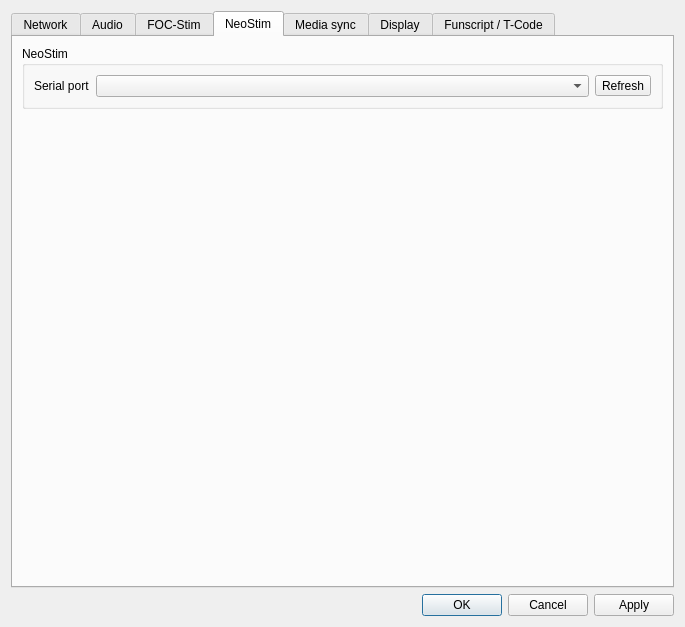
<?xml version="1.0" encoding="UTF-8"?>
<ui version="4.0">
 <class>PreferencesDialog</class>
 <widget class="QWidget" name="PreferencesDialog">
  <property name="geometry">
   <rect>
    <x>0</x>
    <y>0</y>
    <width>685</width>
    <height>627</height>
   </rect>
  </property>
  <property name="windowTitle">
   <string>Preferences</string>
  </property>
  <layout class="QVBoxLayout" name="verticalLayout">
   <item>
    <widget class="QTabWidget" name="tabWidget">
     <property name="currentIndex">
      <number>3</number>
     </property>
     <widget class="QWidget" name="tab_network">
      <attribute name="title">
       <string>Network</string>
      </attribute>
      <layout class="QVBoxLayout" name="verticalLayout_2">
       <item>
        <widget class="QGroupBox" name="gb_websocket_server">
         <property name="title">
          <string>Websocket server</string>
         </property>
         <property name="checkable">
          <bool>true</bool>
         </property>
         <layout class="QFormLayout" name="formLayout_4">
          <item row="0" column="0">
           <widget class="QLabel" name="label">
            <property name="text">
             <string>Port</string>
            </property>
           </widget>
          </item>
          <item row="1" column="0">
           <widget class="QLabel" name="label_6">
            <property name="text">
             <string>Localhost only</string>
            </property>
           </widget>
          </item>
          <item row="1" column="1">
           <widget class="QCheckBox" name="websocket_localhost_only">
            <property name="text">
             <string/>
            </property>
           </widget>
          </item>
          <item row="0" column="1">
           <widget class="QSpinBox" name="websocket_port">
            <property name="maximum">
             <number>65535</number>
            </property>
           </widget>
          </item>
         </layout>
        </widget>
       </item>
       <item>
        <widget class="QGroupBox" name="gb_tcp_server">
         <property name="title">
          <string>TCP server</string>
         </property>
         <property name="checkable">
          <bool>true</bool>
         </property>
         <layout class="QFormLayout" name="formLayout_2">
          <item row="0" column="0">
           <widget class="QLabel" name="label_3">
            <property name="text">
             <string>Port</string>
            </property>
           </widget>
          </item>
          <item row="1" column="0">
           <widget class="QLabel" name="label_10">
            <property name="text">
             <string>Localhost only</string>
            </property>
           </widget>
          </item>
          <item row="1" column="1">
           <widget class="QCheckBox" name="tcp_localhost_only">
            <property name="text">
             <string/>
            </property>
           </widget>
          </item>
          <item row="0" column="1">
           <widget class="QSpinBox" name="tcp_port">
            <property name="maximum">
             <number>65535</number>
            </property>
           </widget>
          </item>
         </layout>
        </widget>
       </item>
       <item>
        <widget class="QGroupBox" name="gb_udp_server">
         <property name="title">
          <string>UDP server</string>
         </property>
         <property name="flat">
          <bool>false</bool>
         </property>
         <property name="checkable">
          <bool>true</bool>
         </property>
         <layout class="QFormLayout" name="formLayout">
          <item row="0" column="0">
           <widget class="QLabel" name="label_4">
            <property name="text">
             <string>Port</string>
            </property>
           </widget>
          </item>
          <item row="1" column="0">
           <widget class="QLabel" name="label_11">
            <property name="text">
             <string>Localhost only</string>
            </property>
           </widget>
          </item>
          <item row="1" column="1">
           <widget class="QCheckBox" name="udp_localhost_only">
            <property name="text">
             <string/>
            </property>
           </widget>
          </item>
          <item row="0" column="1">
           <widget class="QSpinBox" name="udp_port">
            <property name="maximum">
             <number>65535</number>
            </property>
           </widget>
          </item>
         </layout>
        </widget>
       </item>
       <item>
        <widget class="QGroupBox" name="gb_serial">
         <property name="title">
          <string>Serial port</string>
         </property>
         <property name="checkable">
          <bool>true</bool>
         </property>
         <layout class="QFormLayout" name="formLayout_6">
          <item row="0" column="0">
           <widget class="QLabel" name="label_23">
            <property name="text">
             <string>COM port</string>
            </property>
           </widget>
          </item>
          <item row="1" column="0">
           <widget class="QLabel" name="label_24">
            <property name="text">
             <string>generate beta axis</string>
            </property>
           </widget>
          </item>
          <item row="1" column="1">
           <widget class="QCheckBox" name="serial_auto_expand">
            <property name="text">
             <string/>
            </property>
           </widget>
          </item>
          <item row="0" column="1">
           <widget class="QLineEdit" name="serial_port"/>
          </item>
         </layout>
        </widget>
       </item>
       <item>
        <widget class="QGroupBox" name="gb_buttplug_wsdm">
         <property name="title">
          <string>Buttplug (WSDM)</string>
         </property>
         <property name="checkable">
          <bool>true</bool>
         </property>
         <layout class="QFormLayout" name="formLayout_7">
          <item row="0" column="0">
           <widget class="QLabel" name="label_25">
            <property name="text">
             <string>address</string>
            </property>
           </widget>
          </item>
          <item row="0" column="1">
           <widget class="QLineEdit" name="buttplug_wsdm_address"/>
          </item>
          <item row="1" column="0">
           <widget class="QLabel" name="label_26">
            <property name="text">
             <string>generate beta axis</string>
            </property>
           </widget>
          </item>
          <item row="1" column="1">
           <widget class="QCheckBox" name="buttplug_wsdm_auto_expand">
            <property name="text">
             <string/>
            </property>
           </widget>
          </item>
         </layout>
        </widget>
       </item>
       <item>
        <widget class="QLabel" name="label_12">
         <property name="text">
          <string>Changes require restart</string>
         </property>
        </widget>
       </item>
       <item>
        <spacer name="verticalSpacer_3">
         <property name="orientation">
          <enum>Qt::Vertical</enum>
         </property>
         <property name="sizeHint" stdset="0">
          <size>
           <width>20</width>
           <height>40</height>
          </size>
         </property>
        </spacer>
       </item>
      </layout>
     </widget>
     <widget class="QWidget" name="tab_audio">
      <attribute name="title">
       <string>Audio</string>
      </attribute>
      <layout class="QVBoxLayout" name="verticalLayout_3">
       <item>
        <widget class="QGroupBox" name="groupBox">
         <property name="title">
          <string>Audio</string>
         </property>
         <layout class="QFormLayout" name="formLayout_3">
          <item row="0" column="0">
           <widget class="QLabel" name="label_7">
            <property name="text">
             <string>Audio API</string>
            </property>
           </widget>
          </item>
          <item row="0" column="1">
           <widget class="QComboBox" name="audio_api"/>
          </item>
          <item row="1" column="0">
           <widget class="QLabel" name="label_8">
            <property name="text">
             <string>Output Device</string>
            </property>
           </widget>
          </item>
          <item row="1" column="1">
           <widget class="QComboBox" name="audio_output_device"/>
          </item>
          <item row="2" column="0">
           <widget class="QLabel" name="label_9">
            <property name="text">
             <string>Latency</string>
            </property>
           </widget>
          </item>
          <item row="2" column="1">
           <widget class="QComboBox" name="audio_latency">
            <item>
             <property name="text">
              <string>high</string>
             </property>
            </item>
            <item>
             <property name="text">
              <string>low</string>
             </property>
            </item>
            <item>
             <property name="text">
              <string>0.00</string>
             </property>
            </item>
            <item>
             <property name="text">
              <string>0.02</string>
             </property>
            </item>
            <item>
             <property name="text">
              <string>0.04</string>
             </property>
            </item>
            <item>
             <property name="text">
              <string>0.06</string>
             </property>
            </item>
            <item>
             <property name="text">
              <string>0.08</string>
             </property>
            </item>
            <item>
             <property name="text">
              <string>0.10</string>
             </property>
            </item>
            <item>
             <property name="text">
              <string>0.12</string>
             </property>
            </item>
            <item>
             <property name="text">
              <string>0.14</string>
             </property>
            </item>
            <item>
             <property name="text">
              <string>0.16</string>
             </property>
            </item>
            <item>
             <property name="text">
              <string>0.18</string>
             </property>
            </item>
            <item>
             <property name="text">
              <string>0.20</string>
             </property>
            </item>
           </widget>
          </item>
          <item row="3" column="0">
           <widget class="QLabel" name="label_27">
            <property name="text">
             <string>Info</string>
            </property>
           </widget>
          </item>
          <item row="3" column="1">
           <widget class="QLabel" name="audio_info">
            <property name="text">
             <string>TextLabel</string>
            </property>
           </widget>
          </item>
         </layout>
        </widget>
       </item>
       <item>
        <spacer name="verticalSpacer">
         <property name="orientation">
          <enum>Qt::Vertical</enum>
         </property>
         <property name="sizeHint" stdset="0">
          <size>
           <width>20</width>
           <height>40</height>
          </size>
         </property>
        </spacer>
       </item>
      </layout>
     </widget>
     <widget class="QWidget" name="tab_foc">
      <attribute name="title">
       <string>FOC-Stim</string>
      </attribute>
      <layout class="QVBoxLayout" name="verticalLayout_5">
       <item>
        <widget class="QGroupBox" name="groupBox_8">
         <property name="title">
          <string>FOC-Stim</string>
         </property>
         <layout class="QGridLayout" name="gridLayout_5">
          <item row="2" column="0">
           <widget class="QLabel" name="label_16">
            <property name="text">
             <string>teleplot prefix</string>
            </property>
           </widget>
          </item>
          <item row="1" column="2">
           <widget class="QCheckBox" name="focstim_use_teleplot">
            <property name="text">
             <string/>
            </property>
           </widget>
          </item>
          <item row="0" column="3">
           <widget class="QToolButton" name="refresh_serial_devices">
            <property name="text">
             <string>Refresh</string>
            </property>
           </widget>
          </item>
          <item row="1" column="0">
           <widget class="QLabel" name="label_15">
            <property name="text">
             <string>Use teleplot</string>
            </property>
           </widget>
          </item>
          <item row="0" column="0">
           <widget class="QLabel" name="label_14">
            <property name="text">
             <string>Serial port</string>
            </property>
           </widget>
          </item>
          <item row="0" column="2">
           <widget class="QComboBox" name="focstim_port">
            <property name="sizePolicy">
             <sizepolicy hsizetype="Expanding" vsizetype="Fixed">
              <horstretch>0</horstretch>
              <verstretch>0</verstretch>
             </sizepolicy>
            </property>
           </widget>
          </item>
          <item row="2" column="2">
           <widget class="QLineEdit" name="focstim_teleplot_prefix"/>
          </item>
         </layout>
        </widget>
       </item>
       <item>
        <spacer name="verticalSpacer_4">
         <property name="orientation">
          <enum>Qt::Vertical</enum>
         </property>
         <property name="sizeHint" stdset="0">
          <size>
           <width>20</width>
           <height>40</height>
          </size>
         </property>
        </spacer>
       </item>
      </layout>
     </widget>
     <widget class="QWidget" name="tab_neostim">
      <attribute name="title">
       <string>NeoStim</string>
      </attribute>
      <layout class="QVBoxLayout" name="verticalLayout_8">
       <item>
        <widget class="QGroupBox" name="groupBox_4">
         <property name="title">
          <string>NeoStim</string>
         </property>
         <layout class="QGridLayout" name="gridLayout_6">
          <item row="0" column="2">
           <widget class="QToolButton" name="neostim_refresh_serial_devices">
            <property name="text">
             <string>Refresh</string>
            </property>
           </widget>
          </item>
          <item row="0" column="0">
           <widget class="QLabel" name="label_17">
            <property name="text">
             <string>Serial port</string>
            </property>
           </widget>
          </item>
          <item row="0" column="1">
           <widget class="QComboBox" name="neostim_port">
            <property name="sizePolicy">
             <sizepolicy hsizetype="Expanding" vsizetype="Fixed">
              <horstretch>0</horstretch>
              <verstretch>0</verstretch>
             </sizepolicy>
            </property>
           </widget>
          </item>
         </layout>
        </widget>
       </item>
       <item>
        <spacer name="verticalSpacer_5">
         <property name="orientation">
          <enum>Qt::Vertical</enum>
         </property>
         <property name="sizeHint" stdset="0">
          <size>
           <width>20</width>
           <height>40</height>
          </size>
         </property>
        </spacer>
       </item>
      </layout>
     </widget>
     <widget class="QWidget" name="tab_media_settings">
      <attribute name="title">
       <string>Media sync</string>
      </attribute>
      <layout class="QVBoxLayout" name="verticalLayout_6">
       <item>
        <widget class="QGroupBox" name="groupBox_3">
         <property name="title">
          <string>MPC-HC</string>
         </property>
         <layout class="QGridLayout" name="gridLayout">
          <item row="0" column="1">
           <widget class="QLineEdit" name="mpc_address"/>
          </item>
          <item row="0" column="0">
           <widget class="QLabel" name="label_31">
            <property name="text">
             <string>address:port</string>
            </property>
           </widget>
          </item>
          <item row="0" column="2">
           <widget class="QToolButton" name="mpc_reload">
            <property name="text">
             <string>...</string>
            </property>
            <property name="icon">
             <iconset resource="../resources/restim.qrc">
              <normaloff>:/restim/arrow-round_poly.svg</normaloff>:/restim/arrow-round_poly.svg</iconset>
            </property>
           </widget>
          </item>
         </layout>
        </widget>
       </item>
       <item>
        <widget class="QGroupBox" name="groupBox_6">
         <property name="title">
          <string>HereSphere</string>
         </property>
         <layout class="QGridLayout" name="gridLayout_3">
          <item row="0" column="0">
           <widget class="QLabel" name="label_32">
            <property name="text">
             <string>address:port</string>
            </property>
           </widget>
          </item>
          <item row="0" column="1">
           <widget class="QLineEdit" name="heresphere_address"/>
          </item>
          <item row="0" column="2">
           <widget class="QToolButton" name="heresphere_reload">
            <property name="text">
             <string>...</string>
            </property>
            <property name="icon">
             <iconset resource="../resources/restim.qrc">
              <normaloff>:/restim/arrow-round_poly.svg</normaloff>:/restim/arrow-round_poly.svg</iconset>
            </property>
           </widget>
          </item>
         </layout>
        </widget>
       </item>
       <item>
        <widget class="QGroupBox" name="groupBox_7">
         <property name="title">
          <string>VLC</string>
         </property>
         <layout class="QGridLayout" name="gridLayout_4">
          <item row="0" column="2">
           <widget class="QToolButton" name="vlc_reload">
            <property name="text">
             <string>...</string>
            </property>
            <property name="icon">
             <iconset resource="../resources/restim.qrc">
              <normaloff>:/restim/arrow-round_poly.svg</normaloff>:/restim/arrow-round_poly.svg</iconset>
            </property>
           </widget>
          </item>
          <item row="0" column="0">
           <widget class="QLabel" name="label_33">
            <property name="text">
             <string>address:port</string>
            </property>
           </widget>
          </item>
          <item row="0" column="1">
           <widget class="QLineEdit" name="vlc_address"/>
          </item>
          <item row="1" column="0">
           <widget class="QLabel" name="label_34">
            <property name="text">
             <string>user/password</string>
            </property>
           </widget>
          </item>
          <item row="1" column="1">
           <widget class="QWidget" name="widget" native="true">
            <layout class="QHBoxLayout" name="horizontalLayout_2">
             <property name="leftMargin">
              <number>0</number>
             </property>
             <property name="topMargin">
              <number>0</number>
             </property>
             <property name="rightMargin">
              <number>0</number>
             </property>
             <property name="bottomMargin">
              <number>0</number>
             </property>
             <item>
              <widget class="QLineEdit" name="vlc_username"/>
             </item>
             <item>
              <widget class="QLineEdit" name="vlc_password"/>
             </item>
            </layout>
           </widget>
          </item>
         </layout>
        </widget>
       </item>
       <item>
        <widget class="QGroupBox" name="groupBox_2">
         <property name="title">
          <string>Kodi</string>
         </property>
         <layout class="QGridLayout" name="gridLayout_2">
          <item row="0" column="1">
           <widget class="QLineEdit" name="kodi_address"/>
          </item>
          <item row="0" column="0">
           <widget class="QLabel" name="label_13">
            <property name="text">
             <string>address:port</string>
            </property>
           </widget>
          </item>
          <item row="0" column="2">
           <widget class="QToolButton" name="kodi_reload">
            <property name="text">
             <string>...</string>
            </property>
            <property name="icon">
             <iconset resource="../resources/restim.qrc">
              <normaloff>:/restim/arrow-round_poly.svg</normaloff>:/restim/arrow-round_poly.svg</iconset>
            </property>
           </widget>
          </item>
         </layout>
        </widget>
       </item>
       <item>
        <spacer name="verticalSpacer_6">
         <property name="orientation">
          <enum>Qt::Vertical</enum>
         </property>
         <property name="sizeHint" stdset="0">
          <size>
           <width>20</width>
           <height>40</height>
          </size>
         </property>
        </spacer>
       </item>
      </layout>
     </widget>
     <widget class="QWidget" name="tab_display">
      <attribute name="title">
       <string>Display</string>
      </attribute>
      <layout class="QVBoxLayout" name="verticalLayout_4">
       <item>
        <widget class="QGroupBox" name="groupBox_5">
         <property name="enabled">
          <bool>true</bool>
         </property>
         <property name="title">
          <string>Phase</string>
         </property>
         <layout class="QFormLayout" name="formLayout_5">
          <item row="0" column="0">
           <widget class="QLabel" name="label_2">
            <property name="text">
             <string>max fps</string>
            </property>
           </widget>
          </item>
          <item row="1" column="0">
           <widget class="QLabel" name="label_5">
            <property name="text">
             <string>display latency [ms]</string>
            </property>
           </widget>
          </item>
          <item row="0" column="1">
           <widget class="QSpinBox" name="display_fps">
            <property name="maximum">
             <number>1000</number>
            </property>
           </widget>
          </item>
          <item row="1" column="1">
           <widget class="QDoubleSpinBox" name="display_latency_ms">
            <property name="suffix">
             <string/>
            </property>
            <property name="maximum">
             <double>1000.000000000000000</double>
            </property>
           </widget>
          </item>
         </layout>
        </widget>
       </item>
       <item>
        <spacer name="verticalSpacer_2">
         <property name="orientation">
          <enum>Qt::Vertical</enum>
         </property>
         <property name="sizeHint" stdset="0">
          <size>
           <width>20</width>
           <height>40</height>
          </size>
         </property>
        </spacer>
       </item>
      </layout>
     </widget>
     <widget class="QWidget" name="tab_funscript">
      <attribute name="title">
       <string>Funscript / T-Code</string>
      </attribute>
      <layout class="QVBoxLayout" name="verticalLayout_7">
       <item>
        <widget class="TableViewWithComboBox" name="tableView">
         <property name="sizePolicy">
          <sizepolicy hsizetype="Expanding" vsizetype="Expanding">
           <horstretch>0</horstretch>
           <verstretch>0</verstretch>
          </sizepolicy>
         </property>
        </widget>
       </item>
       <item>
        <widget class="QFrame" name="frame">
         <property name="frameShape">
          <enum>QFrame::StyledPanel</enum>
         </property>
         <property name="frameShadow">
          <enum>QFrame::Raised</enum>
         </property>
         <layout class="QHBoxLayout" name="horizontalLayout">
          <item>
           <widget class="QPushButton" name="button_funscript_reset_defaults">
            <property name="text">
             <string>Reset all to defaults</string>
            </property>
           </widget>
          </item>
         </layout>
        </widget>
       </item>
      </layout>
     </widget>
    </widget>
   </item>
   <item>
    <widget class="QDialogButtonBox" name="buttonBox">
     <property name="standardButtons">
      <set>QDialogButtonBox::Apply|QDialogButtonBox::Cancel|QDialogButtonBox::Ok</set>
     </property>
    </widget>
   </item>
  </layout>
 </widget>
 <customwidgets>
  <customwidget>
   <class>TableViewWithComboBox</class>
   <extends>QTableView</extends>
   <header>qt_ui/widgets/table_view_with_combobox</header>
  </customwidget>
 </customwidgets>
 <tabstops>
  <tabstop>udp_localhost_only</tabstop>
  <tabstop>display_fps</tabstop>
  <tabstop>display_latency_ms</tabstop>
  <tabstop>audio_api</tabstop>
  <tabstop>audio_output_device</tabstop>
  <tabstop>gb_websocket_server</tabstop>
  <tabstop>websocket_localhost_only</tabstop>
  <tabstop>gb_tcp_server</tabstop>
  <tabstop>tcp_localhost_only</tabstop>
  <tabstop>gb_udp_server</tabstop>
 </tabstops>
 <resources>
  <include location="../resources/restim.qrc"/>
 </resources>
 <connections/>
</ui>
